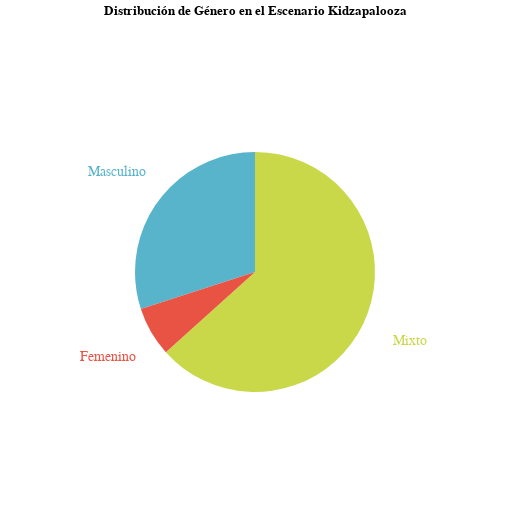

Here is the notebook cell this chart was saved with:
### Code cell
# PASO 0: Instalar Altair si no lo tienes
!pip install altair --quiet

# PASO 1: Importar librerías
import pandas as pd
import altair as alt
from google.colab import files

# PASO 2: Subir archivo CSV
uploaded = files.upload()
filename = next(iter(uploaded))
df = pd.read_csv(filename)

# PASO 3: Normalizar columnas
df.columns = df.columns.str.strip().str.lower()
df['escenario'] = df['escenario'].str.strip().str.lower()
df['género'] = df['género'].str.strip().str.lower()

# PASO 4: Filtrar por escenario Kidzapalooza
kidzapalooza = df[df['escenario'] == 'kidzapalooza']

# PASO 5: Contar ocurrencias por género
conteo_genero = kidzapalooza['género'].value_counts().reset_index()
conteo_genero.columns = ['Género', 'Cantidad']
conteo_genero = conteo_genero[conteo_genero['Género'].isin(['masculino', 'femenino', 'mixto'])]
conteo_genero['Género'] = conteo_genero['Género'].replace({
    'masculino': 'Masculino',
    'femenino': 'Femenino',
    'mixto': 'Mixto'
})

# PASO 6: Colores personalizados
color_scale = alt.Scale(
    domain=["Masculino", "Femenino", "Mixto"],
    range=["#58b4cb", "#e85343", "#c9d849"]
)

# PASO 7: Crear gráfico de torta
base = alt.Chart(conteo_genero).encode(
    theta=alt.Theta("Cantidad:Q", stack=True),
    color=alt.Color("Género:N", scale=color_scale, legend=None)
)

pie = base.mark_arc(outerRadius=120)
text = base.mark_text(radius=170, size=14).encode(text="Género:N")  # 👈 Ajustado aquí

chart = (pie + text).properties(
    width=500,
    height=500,
    title="Distribución de Género en el Escenario Kidzapalooza"
)

# PASO 8: Mostrar y guardar
chart.show()
chart.save("grafico_genero_kidzapalooza.html")
files.download("grafico_genero_kidzapalooza.html")

### Figure 1 — Vega-Lite specification as saved in the notebook (floating-point values rounded to 4 significant figures)
{"config": {"view": {"continuousWidth": 300, "continuousHeight": 300}}, "layer": [{"mark": {"type": "arc", "outerRadius": 120}, "encoding": {"color": {"field": "Género", "legend": null, "scale": {"domain": ["Masculino", "Femenino", "Mixto"], "range": ["#58b4cb", "#e85343", "#c9d849"]}, "type": "nominal"}, "theta": {"field": "Cantidad", "stack": true, "type": "quantitative"}}}, {"mark": {"type": "text", "radius": 170, "size": 14}, "encoding": {"color": {"field": "Género", "legend": null, "scale": {"domain": ["Masculino", "Femenino", "Mixto"], "range": ["#58b4cb", "#e85343", "#c9d849"]}, "type": "nominal"}, "text": {"field": "Género", "type": "nominal"}, "theta": {"field": "Cantidad", "stack": true, "type": "quantitative"}}}], "data": {"name": "data-3dabcb310c56b3d31a784eb4dc81c863"}, "height": 500, "title": "Distribución de Género en el Escenario Kidzapalooza", "width": 500, "$schema": "https://vega.github.io/schema/vega-lite/v5.20.1.json", "datasets": {"data-3dabcb310c56b3d31a784eb4dc81c863": [{"Género": "Mixto", "Cantidad": 76}, {"Género": "Masculino", "Cantidad": 36}, {"Género": "Femenino", "Cantidad": 8}]}}
